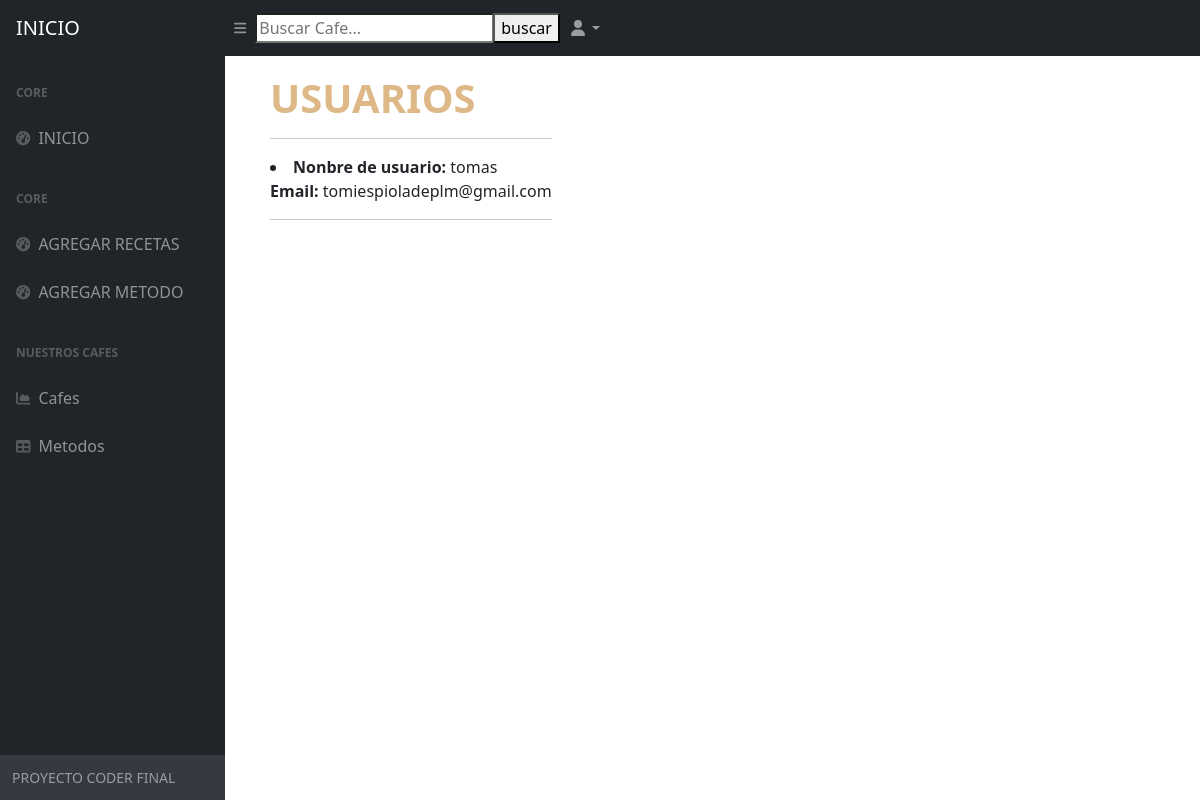
/app_STT/ListaUsuarios/, run on an earlier commit of the app's database.
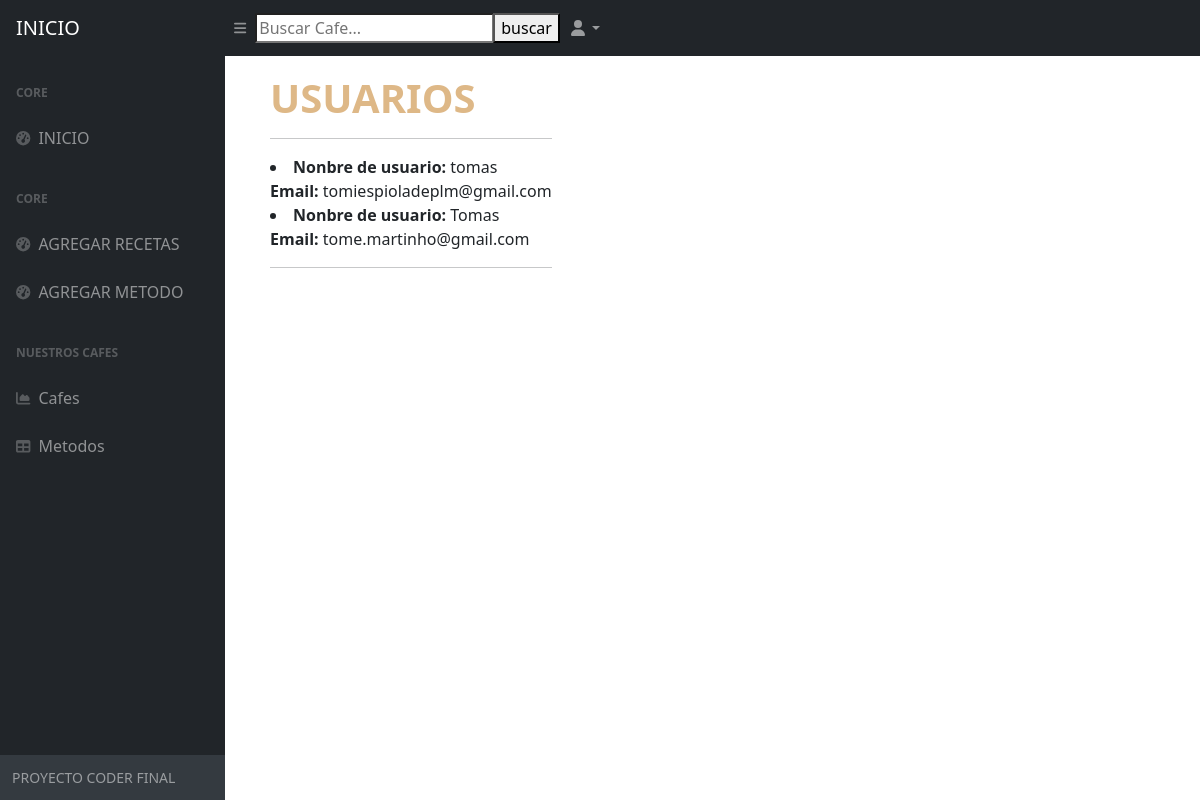
And on a later commit of the database.
### app_STT/models.py (models this page shows)
class Usuarios(models.Model):
    nombre = models.CharField(max_length=50)
    email = models.EmailField(max_length=200)

### app_STT/views.py (the view)
# urls.py: path('ListaUsuarios/', lista_usuarios, name = "ListaUsuarios"),
def lista_usuarios(self):
    Usuario = Usuarios.objects.all()
    return render(self, "lista_usuarios.html", {"lista_usuarios": Usuario})

### app_STT/templates/lista_usuarios.html
{% extends 'inicio.html' %}
{% block codigoaca %}
    <div style="margin-left:270px; margin-top:50px;">
        <br>
        <h1> <strong style="color: burlywood">USUARIOS </strong></h1>
        <hr>
            {% for usuario in lista_usuarios %}
                <li><strong>Nonbre de usuario:</strong> {{usuario.nombre}} <br> <strong>Email:</strong> {{usuario.email}}</li>
            {% endfor %}
        <hr>
    </div>
{% endblock codigoaca %}

What changed in the data, as far as the page shows it:
added Usuarios: nombre "Tomas", email "tome.martinho@gmail.com"
